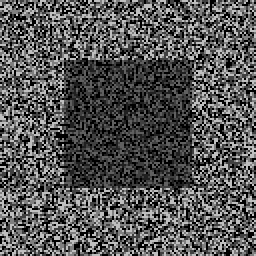
#> input picture ps3-Window-Based-Stereo-Matching/input/pair0-L.png, 128 x 128 px (shown 2 times larger)
$ python experiment.py   (Python 2 division)
#> lines starting #> are read from the running program, lines starting #| are printed output that depends on the picture; after the words box and inside, x2 and y2 are one past the last pixel; in counts of white or black regions, pixels touching at a corner belong together
### ps3-Window-Based-Stereo-Matching/ps3.py
import cv2
import numpy as np
from copy import deepcopy

def image_shift_left(img, d):
    if d == 0:
        return img
    #return np.hstack((img[:, d:], np.zeros_like(img[:, -d:])))
    return np.hstack((img[:, d:], np.array([img[:,-1:]]*d).T[0]))

def image_shift_right(img, d):
    if d == 0:
        return img
    #return np.hstack((np.zeros_like(img[:, :d]), img[:, :-d]))
    return np.hstack((np.array([img[:, 0:1]]*d).T[0], img[:, :-d]))


def disparity_ssd(img1, img2, direction, w_size, dmax):
    """Returns a disparity map D(y, x) using the Sum of Squared Differences.

    Assuming img1 and img2 are the left (L) and right (R) images from the same scene. The disparity image contains
    values such that: L(y, x) = R(y, x) + D(y, x) when matching from left (L) to right (R).

    This method uses the Sum of Squared Differences as an error metric. Refer to:
    https://software.intel.com/en-us/node/504333

    The algorithm used in this method follows the pseudocode:

    height: number of rows in img1 or img2.
    width: number of columns in img1 or img2.
    DSI: initial array containing only zeros of shape (height, width, dmax)
    kernel: array of shape (w_size[0], w_size[1]) where each value equals to 1/(w_size[0] * w_size[1]). This allows
            a uniform distribution that sums to 1.

    for d going from 0 to dmax:
        shift = some_image_shift_function(img2, d)
        diff = img1 - shift  # SSD
        Square every element values  # SSD
        Run a 2D correlation filter (i.e. cv.filter2D) using the kernel defined above
        Save the results in DSI(:, :, d)

    For each location r, c the SSD for an offset d is in DSI(r,c,d). The best match for pixel r,c is represented by
    the index d for which DSI(r,c,d) is smallest.

    Direction 1 (match right to left) is when you've found something in the right image and you are looking in the left.
    Direction 2 (match left to right) is when you've found something in the left image and you are looking in the right.
    diff = img1 - shift
    so it's either img1 - shifted image 2 or img2 - shifted image 1 depending on the direction

    Args:
        img1 (numpy.array): grayscale image, in range [0.0, 1.0].
        img2 (numpy.array): grayscale image, in range [0.0, 1.0] same shape as img1.
        direction (int): if 1: match right to left (shift img1 left).
                         if 0: match left to right (shift img2 right).
        w_size (tuple): window size, type int representing both height and width (h, w).
        dmax (int): maximum value of pixel disparity to test.

    Returns:
        numpy.array: Disparity map of type int64, 2-D array of the same shape as img1 or img2.
                     This array contains the d values representing how far a certain pixel has been displaced.
                     Return without normalizing or clipping.
    """

    L, R = deepcopy(img1), deepcopy(img2)
    height, width = img1.shape
    if w_size is None:
        w_size = (5, 5)
    kernel = np.full((w_size[0], w_size[1]), 1.0/(w_size[0] * w_size[1]))
    ret_d, ret_v = np.zeros_like(img1), np.full((height, width), 0.0)
    first = False
    for d in range(dmax + 1):
        if direction == 1:
            shift = image_shift_left(L, d)
            diff = R - shift
        else:
            shift = image_shift_right(R, d)
            diff = L - shift
        ssd = np.square(diff)
        filtered_ssd = cv2.filter2D(ssd, -1, kernel)
        if not first:
            ret_v = deepcopy(filtered_ssd)
            ret_d = np.zeros_like(img1)
            first = True
        else:
            idx = np.where(filtered_ssd < ret_v)
            ret_v[idx] = filtered_ssd[idx]
            ret_d[idx] = d
    #return (ret*255).astype(np.int64)
    #print ret_d
    #return (ret_d*10).astype(np.int64)
    return ret_d.astype(np.int64)


# [90 lines left out: functions disparity_ncorr, add_noise, increase_contrast, not called in this run]

### ps3-Window-Based-Stereo-Matching/experiment.py
"""Problem Set 3: Geometry."""

import numpy as np
import cv2
import os

from ps3 import *

input_dir = "input"
output_dir = "output"


def normalize_and_scale(img_in):
    """Maps values in img_in to fit in the range [0, 255]. This will be usually called before displaying or
    saving an image.

    Args:
        img_in (numpy.array): input image.
    Returns:
        numpy.array: output image with integer pixel values in [0, 255]
    """

    return cv2.normalize(img_in, alpha=0, beta=255, norm_type=cv2.NORM_MINMAX).astype(np.uint8)


def part_1a():

    l = cv2.imread(os.path.join(input_dir, 'pair0-L.png'), 0) / 255.
#> l: shape (128, 128) float64; min 0, max 0.749, mean 0.327
    r = cv2.imread(os.path.join(input_dir, 'pair0-R.png'), 0) / 255.
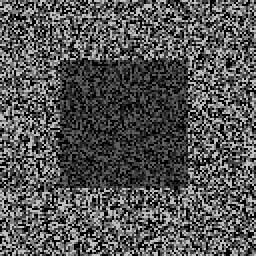
#> input picture ps3-Window-Based-Stereo-Matching/input/pair0-R.png, 128 x 128 px (shown 2 times larger)
#> r: shape (128, 128) float64; min 0, max 0.749, mean 0.327

    w_size = (10, 10)  # You may have to try different values
    dmax = 9  # You may have to try different values
    d_l = disparity_ssd(l, r, 0, w_size, dmax)
#> the loop in disparity_ssd, `for d in range(dmax + 1):` made 10 passes
#> idx on passes 2 to 10: 1383 positions, rows 35 to 90, columns 35 to 92, 3450 positions, rows 33 to 92, columns 34 to 95, (empty array, empty array), (empty array, empty array), (empty array, empty array), (empty array, empty array), (empty array, empty array), (empty array, empty array), (empty array, empty array)
#> after the loop in disparity_ssd, `for d in range(dmax + 1):`:
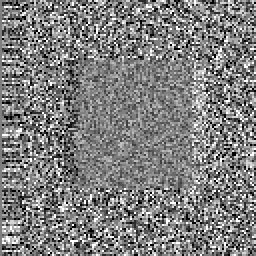
#> diff: shape (128, 128) float64 (shown 2 times larger); min -0.749, max 0.749, mean -0.0021; drawn with min black and max white
#> after the loop in disparity_ssd, `for d in range(dmax + 1):`:
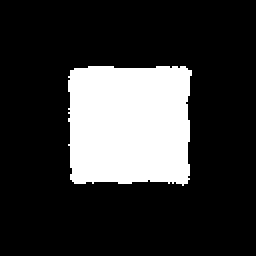
#> ret_d: shape (128, 128) float64 (shown 2 times larger); values 0 (black) and 2 (white), 21.1% white; 1 white region, box (x1, y1, x2, y2) and area: (34, 33, 96, 93) 3450
#> after the loop in disparity_ssd, `for d in range(dmax + 1):`:
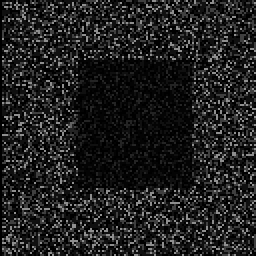
#> ssd: shape (128, 128) float64 (shown 2 times larger); min 0, max 0.561, mean 0.125
#> after the loop in disparity_ssd, `for d in range(dmax + 1):`: first = True
    d_r = disparity_ssd(l, r, 1, w_size, dmax)
#> call 2 of disparity_ssd, with direction = 1, w_size = (10, 10), dmax = 9
#> the loop in disparity_ssd (call 2), `for d in range(dmax + 1):` made 10 passes
#> after the loop in disparity_ssd (call 2), `for d in range(dmax + 1):`:
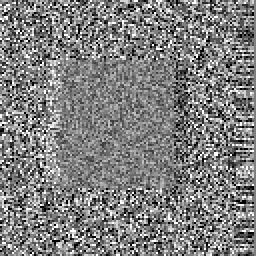
#> diff: shape (128, 128) float64 (shown 2 times larger); min -0.749, max 0.749, mean -0.000674; drawn with min black and max white
#> after the loop in disparity_ssd (call 2), `for d in range(dmax + 1):`:
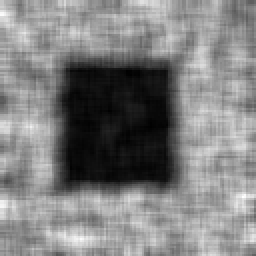
#> filtered_ssd: shape (128, 128) float64 (shown 2 times larger); min 0.0283, max 0.224, mean 0.127; drawn with min black and max white
#> after the loop in disparity_ssd (call 2), `for d in range(dmax + 1):`: ret_d: shape (128, 128) float64; values 0 (black) and 2 (white), 21.1% white; 1 white region, box (x1, y1, x2, y2) and area: (32, 33, 95, 92) 3453
#> after the loop in disparity_ssd (call 2), `for d in range(dmax + 1):`:
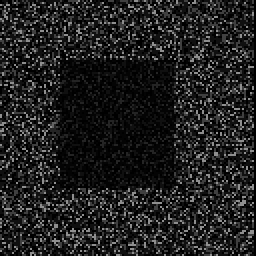
#> ssd: shape (128, 128) float64 (shown 2 times larger); min 0, max 0.561, mean 0.126

    d_l = normalize_and_scale(d_l)
    d_r = normalize_and_scale(d_r)

    cv2.imwrite(os.path.join(output_dir, 'ps3-1-a-1.png'), d_l)
    cv2.imwrite(os.path.join(output_dir, 'ps3-1-a-2.png'), d_r)


# [191 lines left out: functions part_1b_loop, part_1b, part_2a, part_2b, part_3a, part_3a_loop and 3 more, not called in this run]

    # TODO: Your code here.


if __name__ == '__main__':
    #import pdb;pdb.set_trace()
#> (the run stopped early here; a loop or call above may not have finished)
